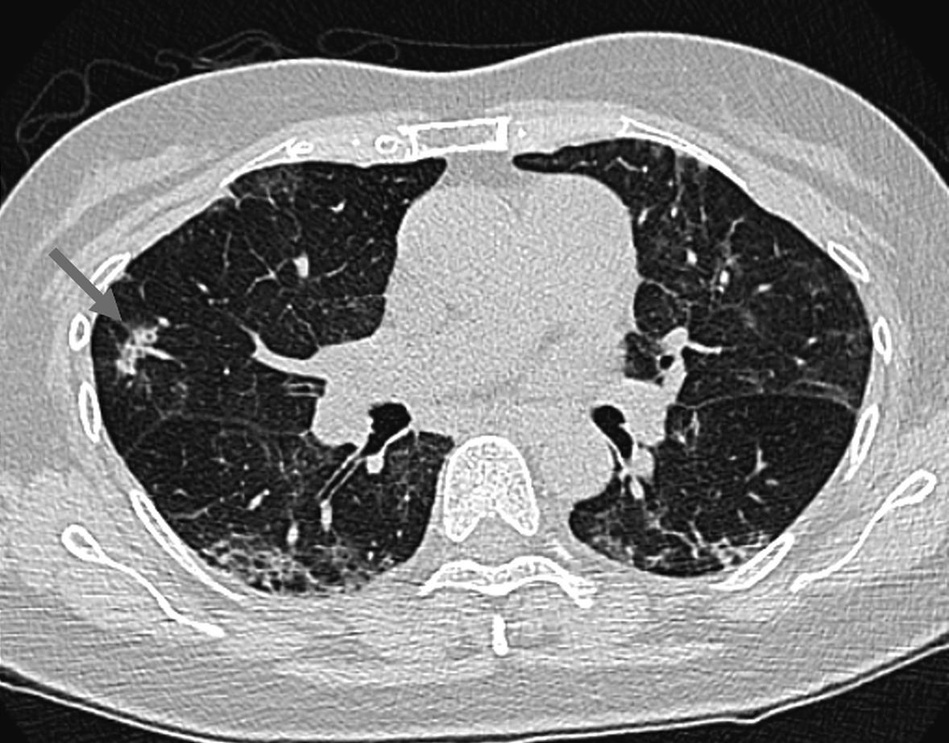
%> input picture New_images/CT_1.jpg, 949 x 743 px, shrunk from 1178 x 922 before the run
$ octave --eval "result = edgeDetectLung(imread('New_images/CT_1.jpg'));"   (GNU Octave 9; MATLAB toolbox functions it lacks are replaced by stand-ins)
%> lines starting %> are read from the running program, lines starting %| are printed output that depends on the picture; in (x1, y1, x2, y2) boxes, pixels count from 0 and x2, y2 are one past the last pixel; in counts of white or black regions, pixels touching at a corner belong together; the program's own positions count from 1
% Authors: Matthew Nguyen, Michael Guyot, Cameron Manson, Nathan Jones
% Course: BME 3053C Computer Applications for BME
% Term: Fall 2021
% J. Crayton Pruitt Family Department of Biomedical Engineering
% University of Florida

% Code adapted from Image Analyst post on MathWorks Community Blog
% (https://www.mathworks.com/matlabcentral/answers/154027-how-can-imfill-an-image-with-a-lot-of-edge#comment_236068)


%Creates binary image of lung then detects edges of lung
function lungEdge = edgeDetectLung(image)

image = uint8(255 * mat2gray(image));
%> image is the input picture: size 743x949x3 uint8; min 0, max 255, mean 126.4
bwIm = im2bw(image);
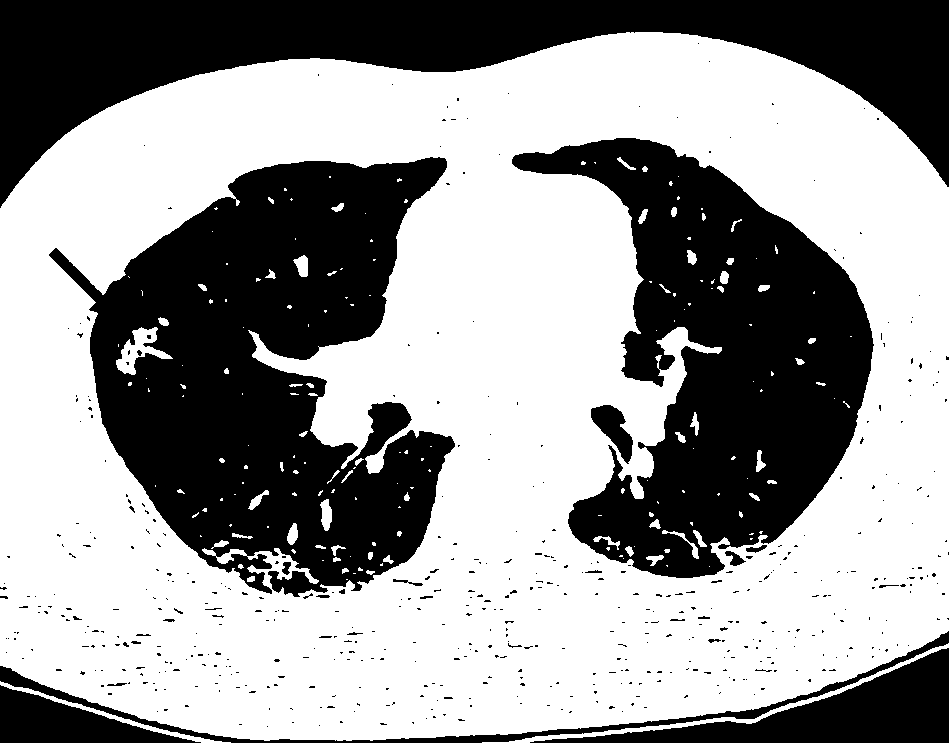
%> bwIm: size 743x949 logical; 60% white; 524 black regions (494 under 20 px), largest, box (x1, y1, x2, y2) and area: (49, 157, 455, 597) 99480, (512, 138, 874, 578) 79253, (0, 0, 949, 208) 73879
lungEdge = xor(bwIm,imerode(bwIm, true(3)));
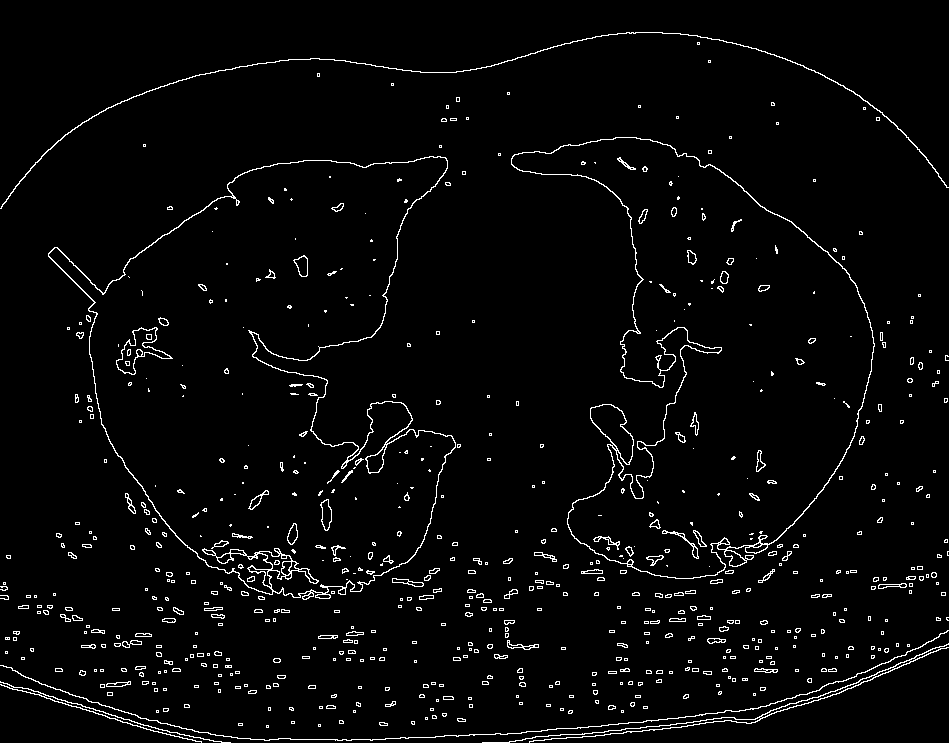
%> lungEdge: size 743x949 logical; 3.1% white in thin lines or dots

end

$ run again, on New_images/CT_10.jpg
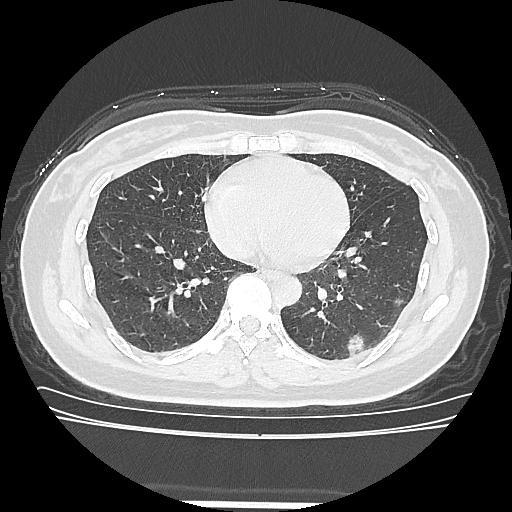
%> input picture New_images/CT_10.jpg, 512 x 512 px
%> in edgeDetectLung, image is the input picture: size 512x512x3 uint8; min 0, max 255, mean 109.6
%> in edgeDetectLung, `bwIm = im2bw(image);`:
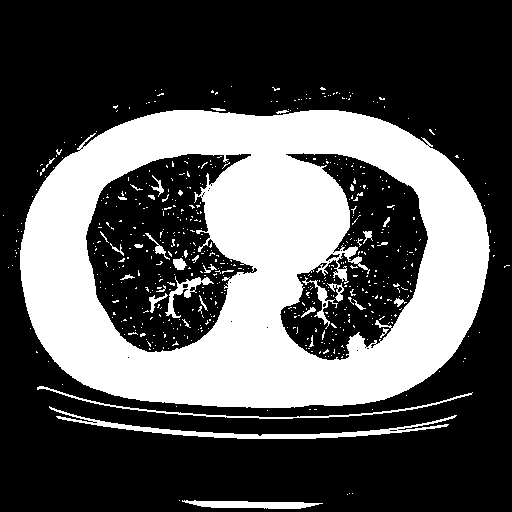
%> bwIm: size 512x512 logical; 33.4% white; 593 white regions (556 under 20 px), largest, box (x1, y1, x2, y2) and area: (20, 110, 490, 408) 80053, (49, 406, 457, 439) 1950, (37, 386, 473, 419) 914
%> in edgeDetectLung, `lungEdge = xor(bwIm,imerode(bwIm, true(3)));`:
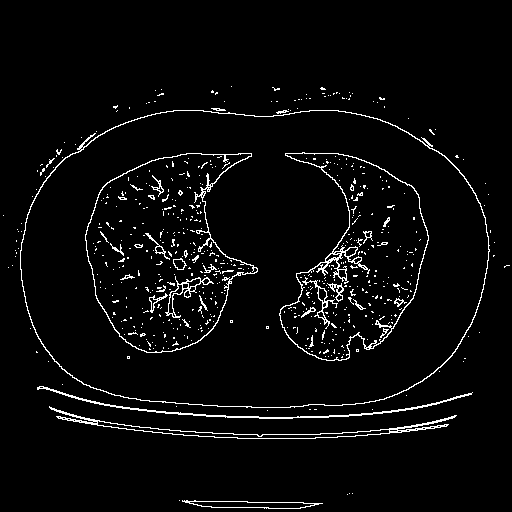
%> lungEdge: size 512x512 logical; 3.8% white in thin lines or dots, all inside (x1, y1, x2, y2) = (3, 86, 510, 509)

$ run again, on New_images/CT_11.jpg
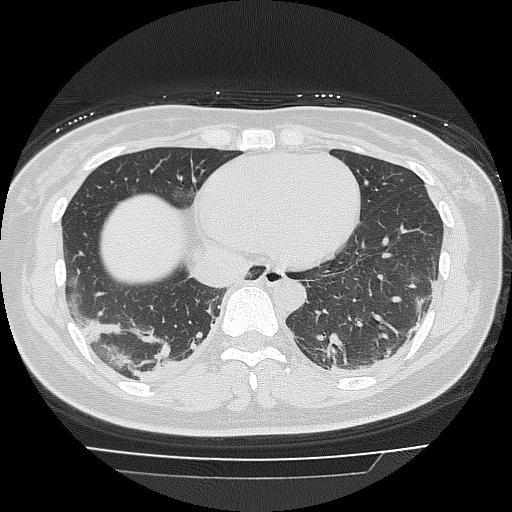
%> input picture New_images/CT_11.jpg, 512 x 512 px
%> in edgeDetectLung, image is the input picture: size 512x512x3 uint8; min 0, max 255, mean 108.5
%> in edgeDetectLung, `bwIm = im2bw(image);`:
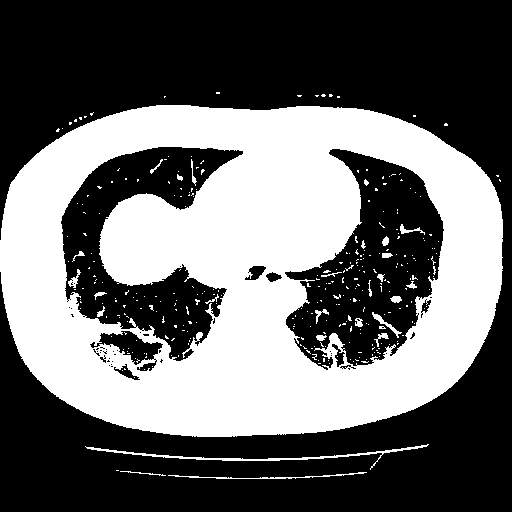
%> bwIm: size 512x512 logical; 41.1% white; 325 white regions (298 under 20 px), largest, box (x1, y1, x2, y2) and area: (0, 105, 503, 437) 104419, (85, 444, 429, 470) 829, (168, 472, 367, 479) 285
%> in edgeDetectLung, `lungEdge = xor(bwIm,imerode(bwIm, true(3)));`:
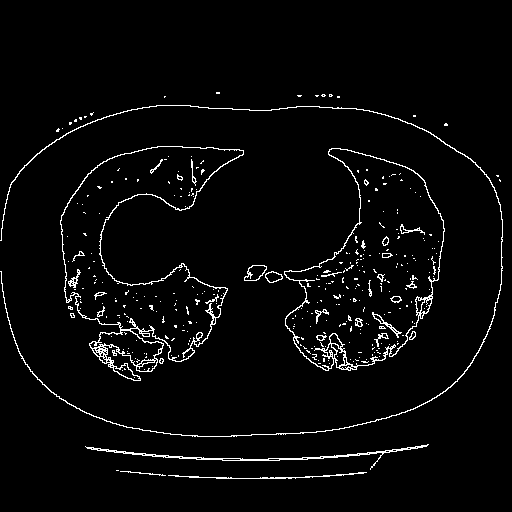
%> lungEdge: size 512x512 logical; 3.3% white in thin lines or dots, all inside (x1, y1, x2, y2) = (0, 92, 503, 479)
